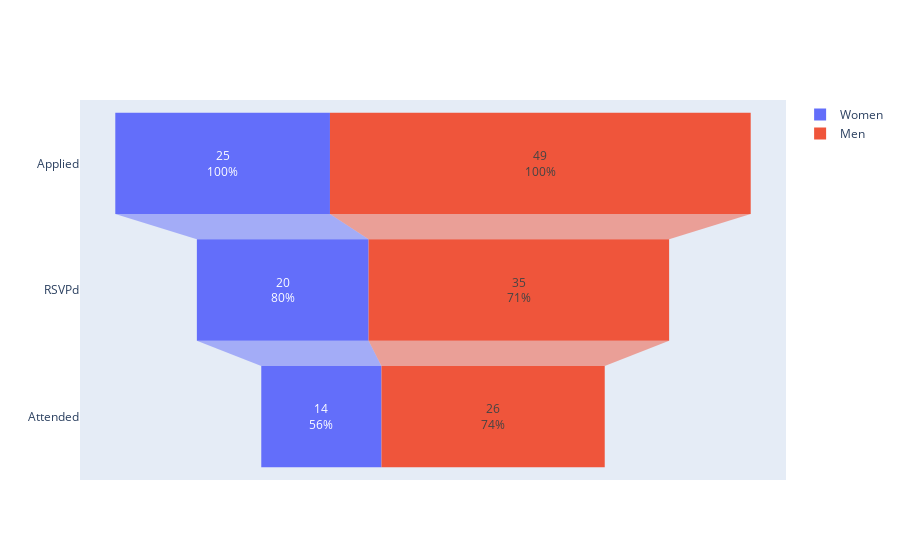

Notebook cell for this chart:
### Code cell
# refactored code
import plotly.express as px

# Dictionary
plot_dict = {'box': px.box, 
             'violin': px.violin,
             'scatter': px.scatter,
             'line': px.line,
             'pie': px.pie,
             'bar': px.bar,
             'scatter_geo': px.scatter_geo,
             'funnel': px.funnel,
            }


from plotly import graph_objects as go

fig = go.Figure()

fig.add_trace(go.Funnel(
    name = 'Women',
    y = ["Applied", "RSVPd", "Attended"],
    x = [25, 20, 14],
    textinfo = "value+percent initial"))

fig.add_trace(go.Funnel(
    name = 'Men',
    orientation = "h",
    y = ["Applied", "RSVPd", "Attended"],
    x = [49, 35, 26],
    textposition = "inside",
    textinfo = "value+percent previous",      
    ))

#fig.write_html(f'../graphs/1_funnel.html', include_plotlyjs="cdn")
fig.show()

### Figure 1 — Plotly figure (JSON) as saved in the notebook; plotly's stock layout.template omitted (floating-point values rounded to 4 significant figures)
{"data": [{"name": "Women", "textinfo": "value+percent initial", "type": "funnel", "x": [25, 20, 14], "y": ["Applied", "RSVPd", "Attended"]}, {"name": "Men", "orientation": "h", "textinfo": "value+percent previous", "textposition": "inside", "type": "funnel", "x": [49, 35, 26], "y": ["Applied", "RSVPd", "Attended"]}], "layout": {}}
